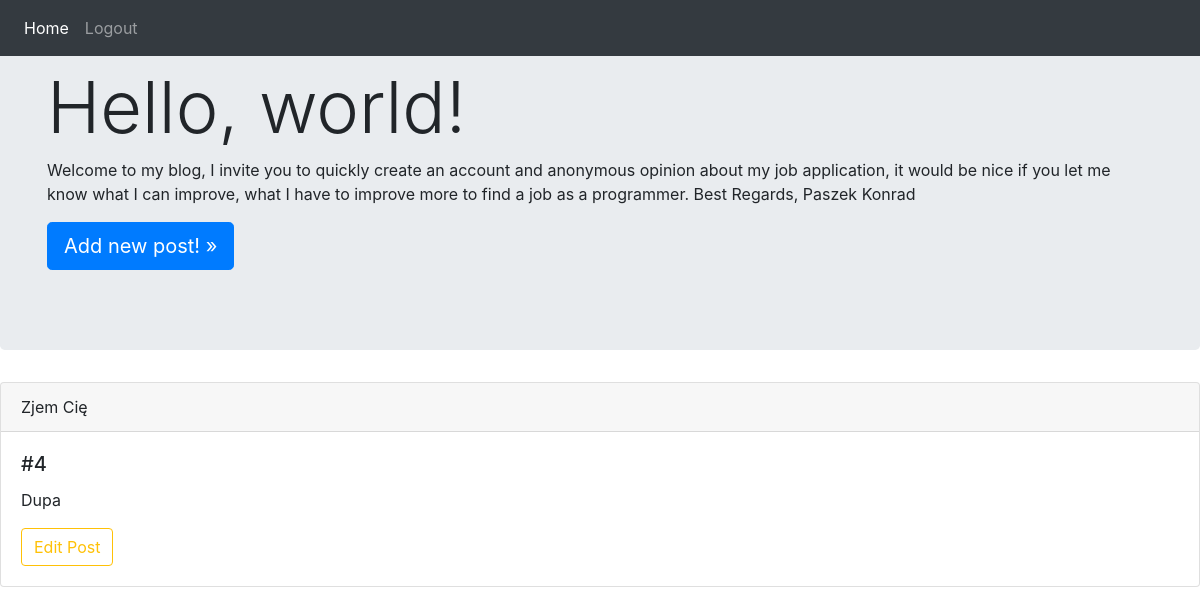
The app's page /post/4/ (signed in) with its own data.
### blogs/models.py (models this page shows, shortened)
class BlogPost(models.Model):
    title = models.CharField(max_length=50)
    text = models.TextField()
    date_added = models.DateTimeField(auto_now_add=True)

### blogs/views.py (the view)
# urls.py: path('post/<int:pk>/', views.post_detail, name='post_detail'),
@login_required
def post_detail(request, pk):
    post = get_object_or_404(BlogPost, pk=pk)
    return render(request, 'blogs/post_detail.html', {'post': post})

### blogs/templates/blogs/post_detail.html
{% extends "blogs/base.html" %}
{% block content %}
<div class="card">
        <div class="card-header">
          {{post.title}}
        </div>
        <div class="card-body">
          <h5 class="card-title">#{{post.id}}</h5>
          <p class="card-text">{{ post.text }}</p>
          <a href="{% url 'blogs:edit_post' pk=post.pk %}" class="btn btn-outline-warning">Edit Post</a>
        </div>
      </div>
{% endblock %}

### records on screen
BlogPost: title "Zjem Cię", id "4", text "Dupa"
